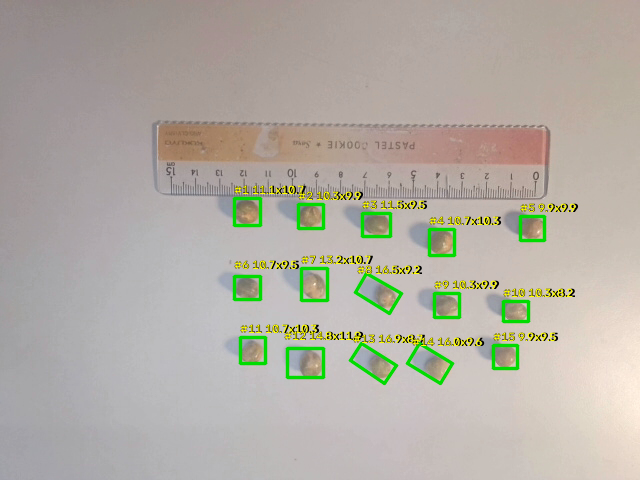
#> input picture data/calibration/scale_calibration/ruler_pea.png, 640 x 480 px
$ python -i calibrate_coin.py   (imports and definitions only)
#> lines starting #> are read from the running program, lines starting #| are printed output that depends on the picture; after the words box and inside, x2 and y2 are one past the last pixel; in counts of white or black regions, pixels touching at a corner belong together
#> further down, picture is the input picture: shape (480, 640, 3); mean B, G, R 163.8, 173.6, 178.6
#!/usr/bin/env python3
# -*- coding: utf-8 -*-
"""scene B：用一枚已知直径的硬币做像素↔毫米标定（无需读尺子刻度）。

为什么用硬币：读钢尺刻度要么靠人点像素、要么靠识别刻度，都容易错；
硬币是标准件（1 元硬币直径 25.0 mm），只要把它和种子放在**同一平面**拍进画面，
程序就能自动找圆、量直径、算出 px/mm，并给出拟合残差作为可信度。

用法：
    python -B data/calibration/scale_calibration/calibrate_coin.py --image calibration/scene/ruler_soybean.png \
        --diameter-mm 25.0 --out data/calibration/scale_calibration/calibration.json

可选：
    --preview  calibration/scene/coin_check.png   把找到的圆画出来存一张核对图
    --force    覆盖已有 valid=true 的 calibration.json
"""
# Locate the repository independently of launch directory and source depth.
from pathlib import Path as _LayoutPath
import sys as _layout_sys
# [2 lines that did not run here, left out]
# [3 lines not run here, left out]

import argparse
import json
from pathlib import Path

import cv2
import numpy as np

# [1 line that did not run here, left out]
COINS = {  # 常见人民币硬币直径（mm），用于 --coin 简写
    "1yuan": 25.0, "1jiao": 19.0, "5jiao": 20.5,
}

def find_coin(image_bgr, min_circularity=0.72):
    """找出画面里最像"圆片"的那块，返回 (圆心, 半径, 圆度, 面积)。"""
#> called with min_circularity = 0.72
    gray = cv2.cvtColor(image_bgr, cv2.COLOR_BGR2GRAY)
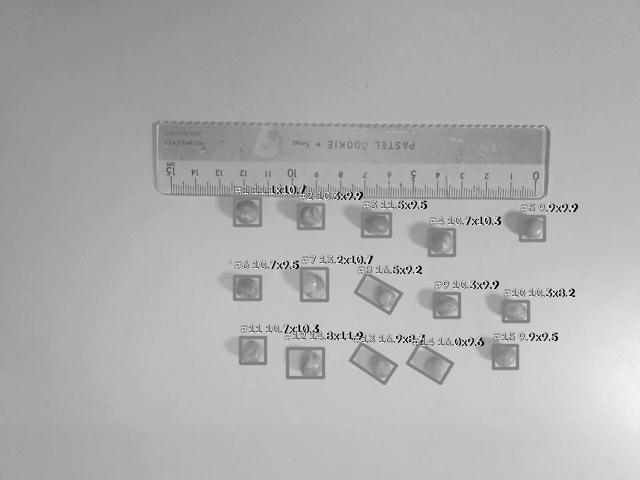
#> gray: shape (480, 640); min 0, max 246, mean 174
    blur = cv2.GaussianBlur(gray, (5, 5), 0)
    best = None
    for thresh_mode in ("otsu", "dark", "bright"):
        if thresh_mode == "otsu":
            _, binary = cv2.threshold(blur, 0, 255, cv2.THRESH_BINARY_INV + cv2.THRESH_OTSU)
        elif thresh_mode == "dark":
            _, binary = cv2.threshold(blur, 120, 255, cv2.THRESH_BINARY_INV)
        else:
            _, binary = cv2.threshold(blur, 180, 255, cv2.THRESH_BINARY)
        contours, _ = cv2.findContours(binary, cv2.RETR_EXTERNAL, cv2.CHAIN_APPROX_NONE)
        for c in contours:
            area = float(cv2.contourArea(c))
            if area < 1500:                      # 太小，不像硬币（640×480 下硬币约 3~8 k px²）
                continue
            per = float(cv2.arcLength(c, True))
            if per <= 0:
                continue
            circularity = 4 * np.pi * area / (per * per)
            (cx, cy), radius = cv2.minEnclosingCircle(c)
            fill = area / max(np.pi * radius * radius, 1e-6)     # 圆内填充率（排除缺口/月牙）
            if circularity < min_circularity or fill < 0.80:
                continue
            score = circularity * fill
            if best is None or score > best[0]:
                best = (score, (float(cx), float(cy)), float(radius),
                        float(circularity), area, thresh_mode)
#> this loop made 3 passes
#> pass 1, in find_coin, `_, binary = cv2.threshold(blur, 0, 255, cv2.THRESH_BINARY_INV + cv2.TH..`:
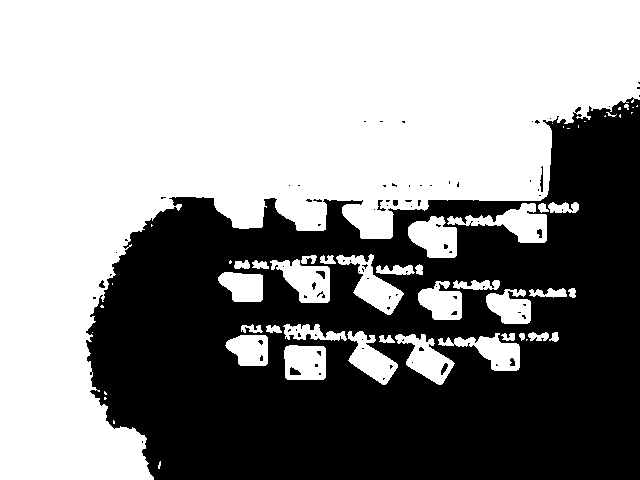
#> binary: shape (480, 640); 57.3% white; 90 black regions (78 under 20 px), largest, box (x1, y1, x2, y2) and area: (86, 97, 640, 480) 130411, (290, 367, 301, 375) 59, (540, 166, 543, 192) 48
#> pass 2, in find_coin, `_, binary = cv2.threshold(blur, 120, 255, cv2.THRESH_BINARY_INV)`:
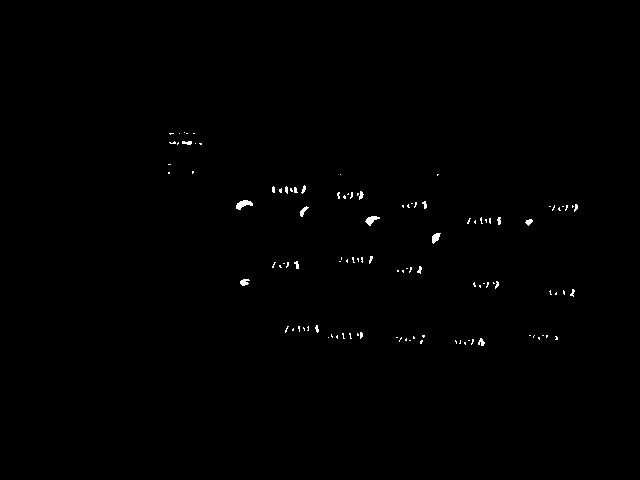
#> binary: shape (480, 640); 0.41% white in thin lines or dots, all inside (x1, y1, x2, y2) = (168, 132, 578, 346)
#> pass 3, in find_coin, `_, binary = cv2.threshold(blur, 180, 255, cv2.THRESH_BINARY)`:
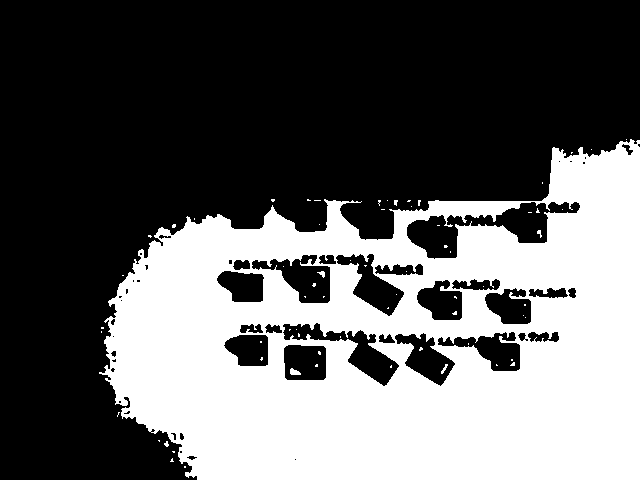
#> binary: shape (480, 640); 38.7% white; 67 white regions (62 under 20 px), largest, box (x1, y1, x2, y2) and area: (99, 139, 640, 480) 118557, (290, 368, 301, 375) 53, (317, 271, 325, 278) 29, (441, 364, 448, 374) 28, (537, 230, 542, 238) 21
    return best

# [89 lines left out: function main, not called in this run]

# [2 lines not run here, left out]

>>> import cv2
>>> picture = cv2.imread('ruler_pea.png')
>>> result = find_coin(picture)
